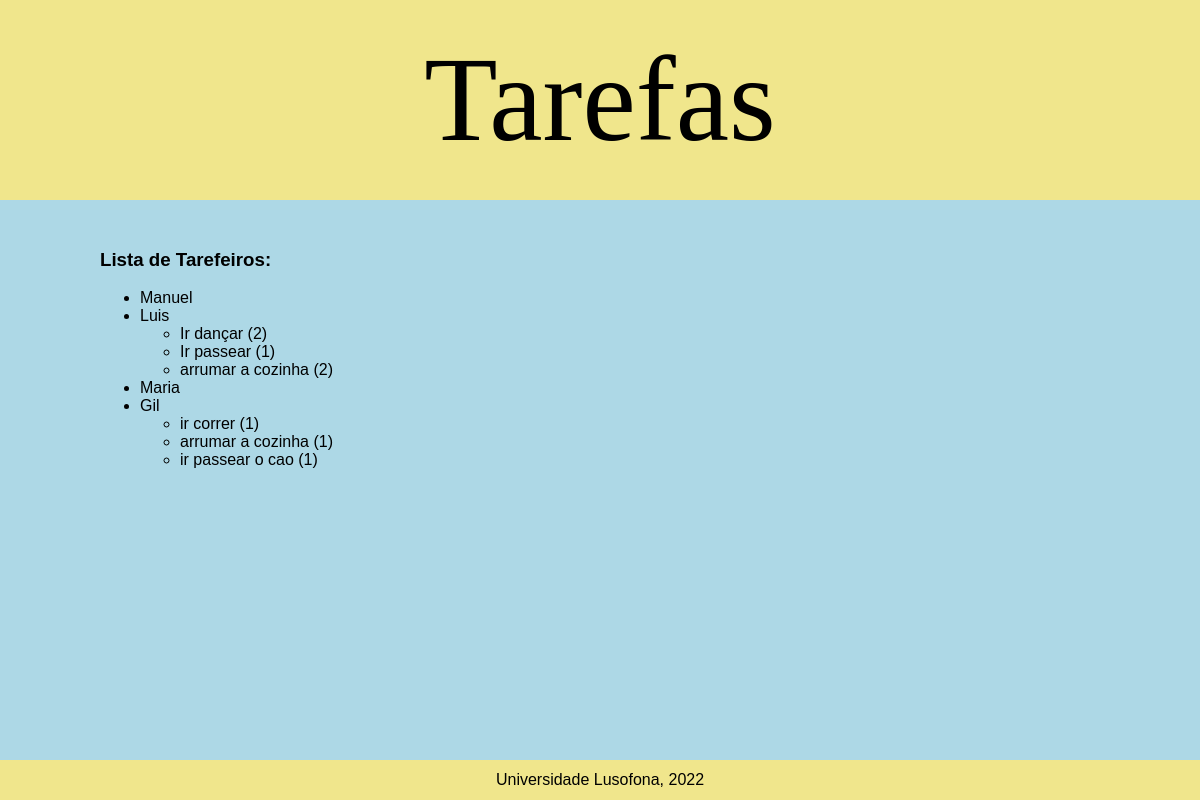
The app's page /tarefeiros/, older data.
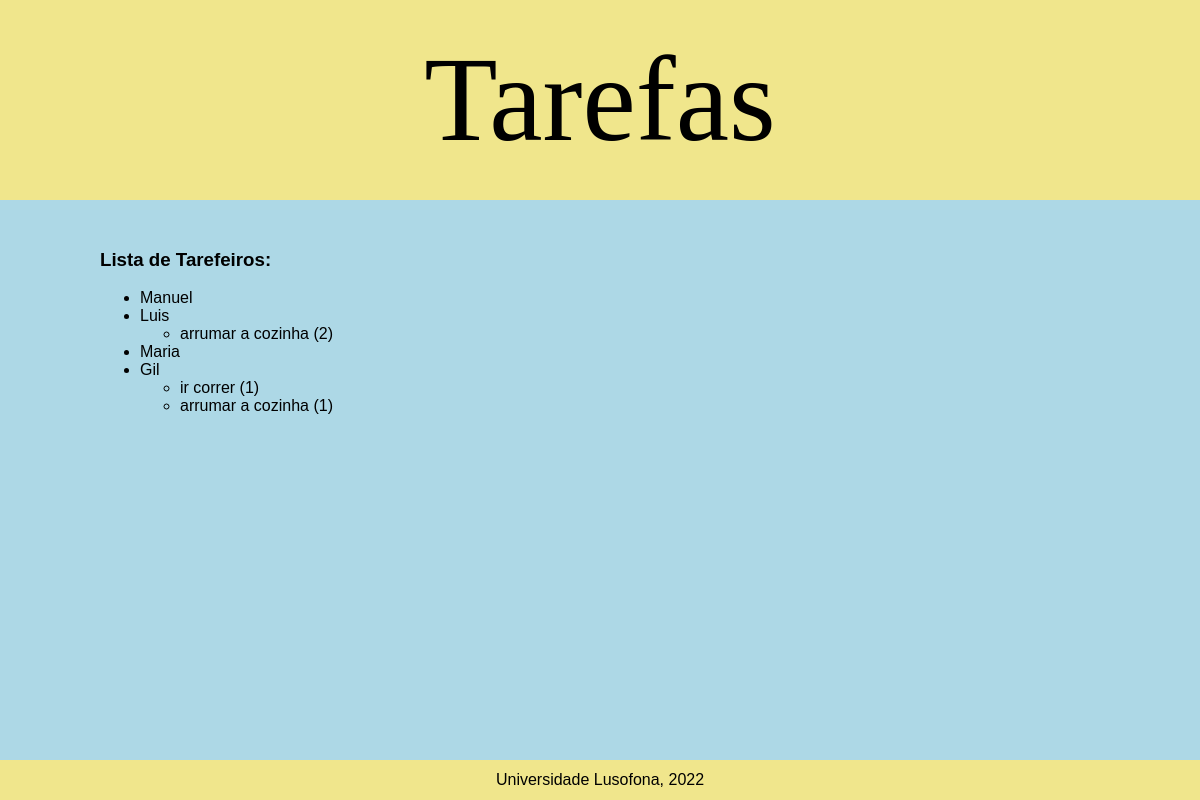
The same page, newer data.
### tarefas/models.py (models this page shows, shortened)
class Tarefeiro(models.Model):
    nome = models.CharField(max_length=50)
    def __str__(self):
        return self.nome

class Tarefa(models.Model):
    descricao = models.CharField(max_length=50)
    prioridade = models.IntegerField(null=True, blank=True)
    tarefeiro = models.ForeignKey(
        'Tarefeiro',
        on_delete=models.CASCADE,
        related_name='tarefas',
        null=True
        )

### tarefas/views.py (the view)
# urls.py: path('tarefeiros/', views.tarefeiros_view, name="tarefeiros"),
def tarefeiros_view(request):
    context = {
        'tarefeiros': Tarefeiro.objects.all()
    }
    return render(request, 'tarefas/tarefeiros.html', context)

### tarefas/templates/tarefas/tarefeiros.html
{% extends "tarefas/layout.html" %}
{% block main %}
<h3>Lista de Tarefeiros:</h3>
<ul>
    {% for tarefeiro in tarefeiros  %}
      <li>{{ tarefeiro }}
        <ul>
          {% for tarefa in tarefeiro.tarefas.all %}
            <li> {{ tarefa.descricao }} ({{ tarefa.prioridade }}) </li>
          {% endfor %}
        </ul>
      </li>
    {% endfor %}
</ul>
{% endblock main %}

Row changes from the older to the newer data that the page shows:
removed Tarefa: descricao "Ir dançar", prioridade "2", shown under Tarefeiro "Luis"
removed Tarefa: descricao "Ir passear", prioridade "1", shown under Tarefeiro "Luis"
removed Tarefa: descricao "ir passear o cao", prioridade "1", shown under Tarefeiro "Gil"
